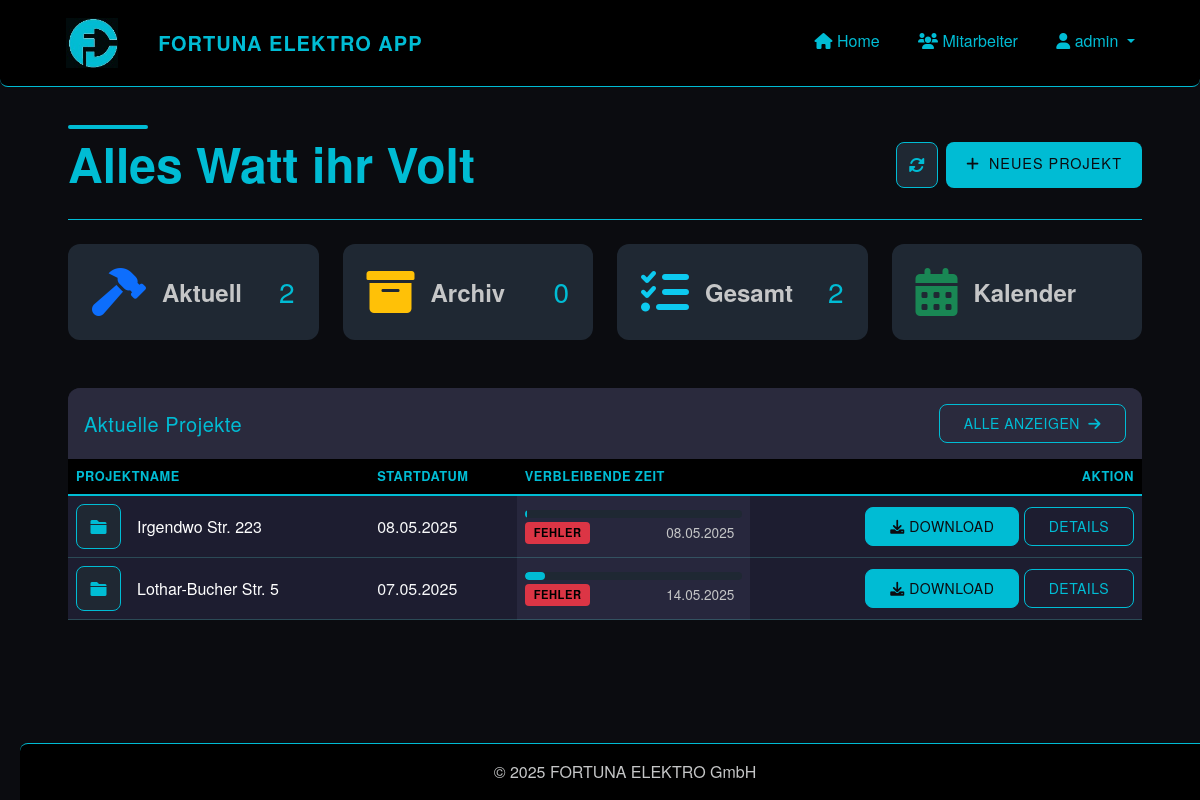
Screenshot of / (signed in) with the database file from the repository.
### app/models/user.py (models this page shows, shortened)
class User(UserMixin, db.Model):
    id = db.Column(db.Integer, primary_key=True)
    username = db.Column(db.String(64), unique=True, nullable=False)
    password_hash = db.Column(db.String(128), nullable=False)
    role = db.Column(db.String(20), nullable=False, default='installateur')  # 'admin' oder 'installateur'
    is_active = db.Column(db.Boolean, default=True)
    created_at = db.Column(db.DateTime, default=datetime.utcnow)
    projects = db.relationship('Project', backref='creator', lazy='dynamic')
    files = db.relationship('File', backref='uploader', lazy='dynamic')
    timesheets = db.relationship('Timesheet', backref='employee', lazy='dynamic')
    def is_admin(self):
        return self.role == 'admin'

### app/models/project.py (models this page shows, shortened)
class Project(db.Model):
    id = db.Column(db.Integer, primary_key=True)
    name = db.Column(db.String(128), nullable=False)  # Adresse als Projektname
    description = db.Column(db.Text)
    start_date = db.Column(db.DateTime, default=datetime.utcnow)
    end_date = db.Column(db.DateTime)
    status = db.Column(db.String(20), default='in_bearbeitung')  # 'in_bearbeitung', 'abgeschlossen', 'archiviert'
    creator_id = db.Column(db.Integer, db.ForeignKey('user.id'))
    files = db.relationship('File', backref='project', lazy='dynamic', cascade='all, delete-orphan')
    timesheets = db.relationship('Timesheet', backref='project', lazy='dynamic', cascade='all, delete-orphan')
    def get_progress_percentage(self):
        if not self.end_date:
            return 0
        now = datetime.now()
        total_duration = (self.end_date - self.start_date).total_seconds()
        elapsed_time = (now - self.start_date).total_seconds()
        if elapsed_time >= total_duration:
            return 100
        progress = (elapsed_time / total_duration) * 100
        return round(progress, 1)  # Auf eine Dezimalstelle runden

### app/routes/dashboard.py (the view)
@dashboard.route('/')
@login_required
def index():
    in_progress = Project.query.filter_by(status='in_bearbeitung').order_by(Project.start_date.desc()).all()
    archived = Project.query.filter_by(status='archiviert').order_by(Project.start_date.desc()).all()
    now = datetime.now()
    return render_template(
        'dashboard/index.html',
        title='Dashboard',
        in_progress=in_progress,
        archived=archived,
        now=now  # Add this line to pass the current datetime
    )

### app/models/user.py (called while the page is built)
@login_manager.user_loader
def load_user(id):
    return User.query.get(int(id))

### app/templates/dashboard/index.html (shortened to what this page needs)
{% extends "base.html" %}
{% block content %}
<link href="https://cdnjs.cloudflare.com/ajax/libs/font-awesome/6.0.0/css/all.min.css" rel="stylesheet">
<div class="container-fluid py-4">
    <div class="d-flex flex-column flex-md-row justify-content-between align-items-start align-items-md-center mb-4 gap-3">
        <div class="position-relative">
            <div class="dashboard-heading-decoration"></div>
            <h4 class="fw-bold mb-1 display-5 position-relative">Alles Watt ihr Volt</h4>
        </div>
        <div class="d-flex">
            <a href="{{ url_for('dashboard.index') }}" class="btn btn-light me-2 btn-refresh" aria-label="Aktualisieren">
                <i class="fas fa-sync-alt"></i>
            </a>
            <a href="{{ url_for('projects.new_project') }}" class="btn btn-gradient">
                <i class="fas fa-plus me-1"></i> Neues Projekt
            </a>
        </div>
    </div>
<div class="row g-4 mb-5">
    <div class="col-12 col-sm-6 col-lg-3">
        <div class="card h-100 border-0 shadow-hover stat-card custom-stat-card" data-bs-toggle="modal" data-bs-target="#projectsModal" data-tab-target="in-progress-tab">
            <div class="card-body p-4">
                <div class="d-flex align-items-center justify-content-between">
                    <div class="d-flex align-items-center gap-3">
                        <i class="fas fa-hammer fa-3x text-primary"></i>
                        <span class="text-muted fw-bold fs-4">Aktuell</span>
                    </div>
                    <h3 class="mb-0">{{ in_progress|length }}</h3>
                </div>
            </div>
        </div>
    </div>
    <div class="col-12 col-sm-6 col-lg-3">
        <div class="card h-100 border-0 shadow-hover stat-card custom-stat-card" data-bs-toggle="modal" data-bs-target="#projectsModal" data-tab-target="archived-tab">
            <div class="card-body p-4">
                <div class="d-flex align-items-center justify-content-between">
                    <div class="d-flex align-items-center gap-3">
                        <i class="fas fa-archive fa-3x text-warning"></i>
                        <span class="text-muted fw-bold fs-4">Archiv</span>
                    </div>
                    <h3 class="mb-0">{{ archived|length }}</h3>
                </div>
            </div>
        </div>
    </div>
    <div class="col-12 col-sm-6 col-lg-3">
        <div class="card h-100 border-0 shadow-hover stat-card custom-stat-card" data-bs-toggle="modal" data-bs-target="#projectsModal" data-tab-target="all-tab">
            <div class="card-body p-4">
                <div class="d-flex align-items-center justify-content-between">
                    <div class="d-flex align-items-center gap-3">
                        <i class="fas fa-tasks fa-3x text-info"></i>
                        <span class="text-muted fw-bold fs-4">Gesamt</span>
                    </div>
                    <h3 class="mb-0">{{ (in_progress|length) + (completed|length) + (archived|length) }}</h3>
                </div>
            </div>
        </div>
    </div>
    <div class="col-12 col-sm-6 col-lg-3">
        <div class="card h-100 border-0 shadow-hover stat-card custom-stat-card" data-bs-toggle="modal" data-bs-target="#projectsModal" data-tab-target="calendar-tab">
            <div class="card-body p-4">
                <div class="d-flex align-items-center justify-content-between">
                    <div class="d-flex align-items-center gap-3">
                        <i class="fas fa-calendar-alt fa-3x text-success"></i>
                        <span class="text-muted fw-bold fs-4">Kalender</span>
                    </div>
                </div>
            </div>
        </div>
    </div>
</div>
<div class="row mb-4">
    <div class="col-12">
        <div class="card border-0 shadow-hover aktuelle-projekte">
            <div class="card-header border-0 py-3">
                <div class="d-flex justify-content-between align-items-center">
                    <h5 class="mb-0">Aktuelle Projekte</h5>
                    <button class="btn btn-sm btn-outline-primary" data-bs-toggle="modal" data-bs-target="#projectsModal">
                        Alle anzeigen <i class="fas fa-arrow-right ms-1"></i>
                    </button>
                </div>
            </div>
            <div class="card-body p-0">
                {% if in_progress %}
                <div class="table-responsive">
                    <table class="table table-hover align-middle mb-0">
                        <thead>
                            <tr>
                                <th>Projektname</th>
                                <th class="d-none d-md-table-cell">Startdatum</th>
                                <th class="d-none d-lg-table-cell">Verbleibende Zeit</th>
                                <th class="text-end">Aktion</th>
                            </tr>
                        </thead>
                        <tbody>
                            {% for project in in_progress[:5] %}
                                <tr>
                                    <td style="background-color: #1d1d30">
                                        <div class="d-flex align-items-center">
                                            <div class="project-icon me-3">
                                                <i class="fas fa-folder" style="color: var(--accent);"></i>
                                            </div>
                                            <div>
                                                <h6 class="mb-0" style="color: white;">{{ project.name }}</h6>
                                            </div>
                                        </div>
                                    </td>
                                    <td class="d-none d-md-table-cell text-light" style="background-color: #1d1d30">{{ project.start_date.strftime('%d.%m.%Y') }}</td>
<td class="d-none d-lg-table-cell" style="background-color: #27273d">
    {% if project.end_date %}
        <div class="progress-container">
            <div class="progress-wrapper">
                <div class="progress" style="height: 8px; background-color: var(--primary-light);">
                    <div class="progress-bar" id="progress-bar-{{ project.id }}" role="progressbar"
                        style="width: {{ project.get_progress_percentage() }}%; background-color: var(--accent);"
                        aria-valuenow="{{ project.get_progress_percentage() }}" aria-valuemin="0" aria-valuemax="100">
                    </div>
                </div>
                <div class="date-time-container">
                    <span id="countdown-timer" class="badge bg-info" style="color: #000 !important; font-weight: bold;">
                    </span>
                    <span class="end-date date-text text-muted">{{ project.end_date.strftime('%d.%m.%Y') }}
                    </span>
                </div>
            </div>
        </div>
    {% endif %}
</td>
                                    <td class="text-end" style="background-color:#1d1d30">
                                        <a href="{{ url_for('files.download_project', project_id=project.id) }}" class="btn btn-sm btn-primary">
                                            <i class="fas fa-download"></i> Download
                                        </a>
                                        <a href="{{ url_for('projects.view_project', project_id=project.id) }}" class="btn btn-sm btn-outline-primary">
                                            Details
                                        </a>
                                    </td>
                                </tr>
                            {% endfor %}
                        </tbody>
                    </table>
                </div>
                {% endif %}
            </div>
        </div>
    </div>
</div>
                        {% set all_projects = in_progress + archived %}
{% endblock %}

### app/templates/base.html (shortened to what this page needs)
<!DOCTYPE html>
<html lang="de">
<head>
    <link href="https://cdn.jsdelivr.net/npm/bootstrap@5.3.0/dist/css/bootstrap.min.css" rel="stylesheet">
    <link rel="stylesheet" href="https://cdn.jsdelivr.net/npm/bootstrap-icons@1.11.1/font/bootstrap-icons.css">
    <link rel="stylesheet" href="https://cdnjs.cloudflare.com/ajax/libs/font-awesome/6.0.0/css/all.min.css">
    <link rel="stylesheet" href="{{ url_for('static', filename='css/style.css') }}">
</head>
<body>
<nav class="navbar navbar-expand-lg navbar-dark mb-4">
    <div class="container position-relative">
        <a class="navbar-brand d-flex align-items-center" href="{{ url_for('dashboard.index') }}">
            <img src="{{ url_for('static', filename='img/logo.jpg') }}" alt="Fortuna Elektro Logo"
                 style="height: 50px; width: auto; max-height: 90%; margin-right: 40px; margin-left: 30px;">
            <span style="color: var(--accent)">FORTUNA ELEKTRO APP</span>
        </a>
        <div class="collapse navbar-collapse" id="navbarNav">
            <ul class="navbar-nav ms-auto">
                {% if current_user.is_authenticated %}
                    <li class="nav-item">
                        <a class="nav-link" href="{{ url_for('dashboard.index') }}">
                            <i class="fas fa-home"></i> Home
                        </a>
                    </li>
                    {% if current_user.is_admin() %}
                        <li class="nav-item">
                            <a class="nav-link" href="{{ url_for('admin.list_users') }}">
                                <i class="fas fa-users"></i> Mitarbeiter
                            </a>
                        </li>
                    {% endif %}
                    <li class="nav-item dropdown">
                        <a class="nav-link dropdown-toggle" href="#" role="button" data-bs-toggle="dropdown">
                            <i class="fas fa-user"></i> {{ current_user.username }}
                        </a>
                    </li>
                {% else %}
                    <li class="nav-item">
                        <a class="nav-link" href="{{ url_for('auth.login') }}">
                            <i class="fas fa-sign-in-alt"></i> Anmelden
                        </a>
                    </li>
                {% endif %}
            </ul>
        </div>
    </div>
</nav>
    <div class="container mb-5">
        {% block content %}{% endblock %}
    </div>
    <footer class="footer mt-auto py-3">
        <div class="container text-center">
            <span class="text-muted">&copy; 2025 FORTUNA ELEKTRO GmbH</span>
        </div>
    </footer>
</body>
</html>

### app/templates/base.html (style rules this page uses)
:root { --primary: #0B0C10; --primary-light: #1F2833; --primary-dark: #000000; --accent: #66FCF1; --accent-light: #45A29E; --success: #45A29E; --danger: #FF3B3B; --warning: #FF8F00; --info: #66FCF1; --light-bg: #1F2833; --card-bg: #0B0C10; --text-dark: #FFFFFF; --text-muted: #C5C6C7; --border-radius-sm: 4px; --border-radius-md: 8px; --border-radius-lg: 12px; }
body { background-color: var(--primary); color: var(--text-white); min-height: 100vh; display: flex; flex-direction: column; max-width: 100%; overflow-x: hidden; }
.navbar { background-color: var(--primary-dark) !important; border-bottom: 1px solid var(--accent); padding: 0.8rem 1rem; border-radius: 0 0 var(--border-radius-md) var(--border-radius-md); }
.navbar-brand { color: var(--accent) !important; font-weight: 700; letter-spacing: 1px; display: flex; align-items: center; padding-left: 0 !important; }
.navbar-brand img { margin-right: 10px; height: 50px; width: auto; max-height: 90%; }
.nav-link { color: var(--accent) !important; position: relative; padding: 0.8rem 1.2rem !important; border-bottom: 3px solid transparent; transition: all 0.3s ease; border-radius: var(--border-radius-sm); }
.container { flex: 1; width: 100%; padding-left: 15px; padding-right: 15px; margin-left: auto; margin-right: auto; }
.footer { position: fixed; bottom: 0; width: 100%; background-color: var(--primary-dark); border-top: 1px solid var(--accent); padding: 1rem 0; border-radius: var(--border-radius-md) var(--border-radius-md) 0 0; }
.footer .text-muted { color: var(--text-muted) !important; }
::placeholder { color: var(--accent-light) !important; opacity: 0.8 !important; }
.btn { border-radius: var(--border-radius-md); padding: 0.5rem 1.5rem; transition: all 0.3s ease; text-transform: uppercase; letter-spacing: 0.5px; font-weight: 500; }
.btn-primary { background-color: var(--accent); border-color: var(--accent); color: var(--primary); }
.card { background-color: var(--primary-light); border: 1px solid var(--accent); border-radius: var(--border-radius-lg); }
.card-header { background-color: rgba(102, 252, 241, 0.1); border-bottom: 1px solid var(--accent); font-weight: 600; letter-spacing: 0.5px; color: var(--accent); border-radius: var(--border-radius-lg) var(--border-radius-lg) 0 0; }
.card-body, .card-body p, .card-body label, .card-body .form-text, .card-body small { color: #66d9ff !important; }
.table { color: var(--accent); }
.table thead th { background-color: var(--primary-dark); color: var(--accent); border-bottom: 2px solid var(--accent); text-transform: uppercase; letter-spacing: 0.5px; font-size: 0.9rem; font-weight: 600; }
.table tbody tr { border-bottom: 1px solid rgba(102, 252, 241, 0.2); }

### rows the page displays
User: username "admin"
Project: name "Irgendwo Str. 223", start_date "08.05.2025", end_date "08.05.2025"
Project: name "Lothar-Bucher Str. 5", start_date "07.05.2025", end_date "14.05.2025"

### other values shown
{{ in_progress|length }} "2"
{{ archived|length }} "0"
{{ (in_progress|length) + (completed|length) + (archived|length) }} "2"
